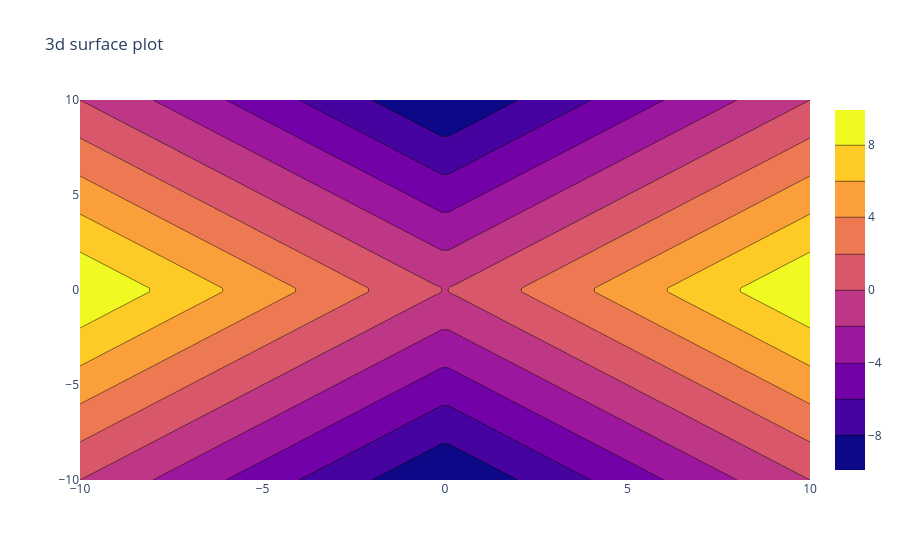

The cell this chart's notebook holds for it:
### Code cell
x = np.linspace(-10,10,100)
y = np.linspace(-10,10,100)
xx ,yy = np.meshgrid(x,y)
z = np.abs(xx) - np.abs(yy)

trace = go.Contour(x=x,y=y,z=z)
data = [trace]
layout = go.Layout(title='3d surface plot')

fig = go.Figure(data,layout)
fig.show()
